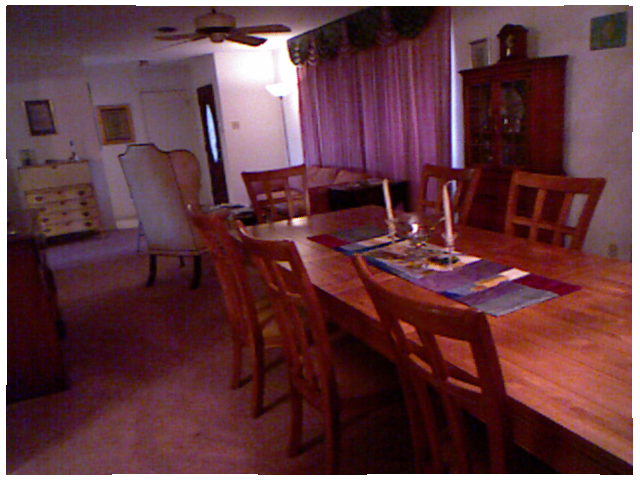
#> input picture pcl/拼接点云/color/1.png, 640 x 480 px; its folder holds only this picture in this run
$ python draw_car_line.py
#> lines starting #> are read from the running program, lines starting #| are printed output that depends on the picture; after the words box and inside, x2 and y2 are one past the last pixel; in counts of white or black regions, pixels touching at a corner belong together
### open3d/python/perceptionMagic/utils/yaml_reader.py
#!/usr/bin/env python
# -*- encoding: utf-8 -*-
'''
@filename    :yaml_reader.py
@brief       :yaml读取相关接口
@time        :2021/01/08 00:47:37
@author      :hscoder
@versions    :1.0
@email       :hscoder@163.com
@usage       :
Copyright (c) 2020. All rights reserved.Created by hanshuo
'''
import cv2
import yaml

def read_yaml_cv(yml_file , node_name_list):
    fs = cv2.FileStorage(yml_file, cv2.FILE_STORAGE_READ)
    mat_info = {}
    for name in node_name_list:
        fn = fs.getNode(name)
        mat_info[name] = fn.mat()

    return mat_info

# [5 lines left out: function read_yaml, not called in this run]

### open3d/python/perceptionMagic/utils/geometry_utils.py
#!/usr/bin/env python
# -*- encoding: utf-8 -*-
'''
@filename    :geometry_utils.py
@brief       :包含一些几何相关的接口
@time        :2021/01/08 12:02:57
@author      :hscoder
@versions    :1.0
@email       :hscoder@163.com
@usage       :
'''

import numpy as np
import cv2
from utils.cloud_filter import custom_filter


def project_Camera_3d_to_image(camera_3d_pt, calibration_info):
    '''
    将摄像机坐标系下的三维点投影到图像上
    '''
    # 自定义投影
    camera_3d_pt[:, :2] /= camera_3d_pt[:, 2]
    a = camera_3d_pt[:, 0]
    b = camera_3d_pt[:, 1]

    K = np.array(calibration_info['K'])
    C = np.array(calibration_info['C'])
    F = np.array(calibration_info['F'])

    r = np.sqrt(np.power(a, 2) + np.power(b, 2))

    # ad = np.multiply(
    #     a, (1 + np.multiply(K[0], np.power(r, 2)) + np.multiply(K[1], np.power(r, 4))))
    # bd = np.multiply(
    #     b, (1 + np.multiply(K[0], np.power(r, 2)) + np.multiply(K[1], np.power(r, 4))))

    pixel_x = (F[0] * a + C[0])
    pixel_y = (F[1] * b + C[1])

    pixel_list = np.hstack((pixel_x, pixel_y))

    return pixel_list


# [87 lines left out: functions project_Camera_3d_to_image_cv, scale_to_255, createMap, not called in this run]

### open3d/python/perceptionMagic/carline/draw_car_line.py
#!/usr/bin/env python
# -*- encoding: utf-8 -*-
'''
@filename    :draw_car_line.py
@brief       :绘制车道线
@time        :2020/11/11 01:01:59
@author      :hscoder
@versions    :1.0
@email       :hscoder@163.com
@usage       :
'''

import sys
from tqdm import tqdm
import numpy as np
import argparse
import shutil
import cv2
from glob import glob
import os

sys.path.append(os.path.join(os.path.dirname(os.path.abspath(__file__)), ".."))
from utils.yaml_reader import read_yaml_cv
from utils.geometry_utils import project_Camera_3d_to_image , project_Camera_3d_to_image_cv

current_file_dir = os.path.dirname(os.path.abspath(__file__))
exe_file_dir = os.path.abspath(os.path.join(current_file_dir , ".."))

class DrawCarLine(object):
    def __init__(self, calib_info):
        self.left_car_line, self.right_car_line = self.createCarline()
        self.left_car_line = np.matrix(self.left_car_line, dtype=np.float32)
        self.right_car_line = np.matrix(self.right_car_line, dtype=np.float32)
        self.calibration_info = self.parse_calibrate_result(calib_info)

        self.left_car_pts = project_Camera_3d_to_image(
            self.left_car_line, self.calibration_info)
        self.right_car_pts = project_Camera_3d_to_image(
            self.right_car_line, self.calibration_info)

        # self.left_car_pts = project_Camera_3d_to_image_cv(
        #     self.left_car_line, self.calibration_info)
        # self.right_car_pts = project_Camera_3d_to_image_cv(
        #     self.right_car_line, self.calibration_info)

    def createCarline(self):
        '''
        创建车道线
        '''
        left_car_line = []
        right_car_line = []
        left_car_line.append([-0.144, 0.04, 0.1])
        right_car_line.append([0.206, 0.04, 0.1])

        for i in range(1, 5):
            left_car_line.append([-0.144, 0.04, 0.5 * i])
            right_car_line.append([0.206, 0.04, 0.5 * i])
#> in main, img is the input picture: shape (480, 640, 3); mean B, G, R 63.3, 57.5, 98.9

        return left_car_line, right_car_line

    def parse_calibrate_result(self, yaml_res):
        # camera to lidar geometry transformation , 4 x 4
        T = yaml_res['extrinsic_matrix']

        # camera distcoeff
        K = yaml_res['dist_matrix'].flatten()
        camera_intrinsic = yaml_res['camera_matrix']

        T = np.matrix(T).reshape(4, 4)
        R_cl = T[0:3, :3]
        T_cl = T[0:3, 3]
        K = np.array(K)
        C = np.array([camera_intrinsic[0][2], camera_intrinsic[1][2]])
        F = np.array([camera_intrinsic[0][0], camera_intrinsic[1][1]])

        R_lc = R_cl.T
        T_lc = -R_lc * T_cl

        all_calibration_info = {}
        # 畸变系数
        all_calibration_info['K'] = K.tolist()
        # 像主点坐标
        all_calibration_info['C'] = C.tolist()
        # 焦距信息
        all_calibration_info['F'] = F.tolist()
        # lidar到相机的旋转矩阵
        all_calibration_info['R'] = R_lc.tolist()
        # lidar到相机的平移向量
        all_calibration_info['T'] = T_lc.tolist()

        return all_calibration_info

    def drawline(self, cv_img):
        left_start_x, left_start_y = self.left_car_pts[0].tolist()[0]
        left_end_x, left_end_y = self.left_car_pts[-1].tolist()[0]
        right_start_x, right_start_y = self.right_car_pts[0].tolist()[0]
        right_end_x, right_end_y = self.right_car_pts[-1].tolist()[0]

        cv2.line(cv_img, (int(left_start_x), int(left_start_y)),
                 (int(left_end_x), int(left_end_y)), (0, 0, 255), 2)
        cv2.line(cv_img, (int(right_start_x), int(right_start_y)),
                 (int(right_end_x), int(right_end_y)), (0, 0, 255), 2)
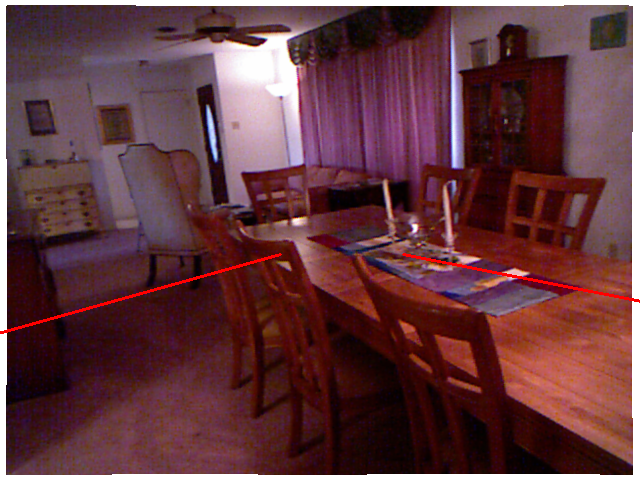
#> cv_img: shape (480, 640, 3); mean B, G, R 63.1, 57.3, 99.8

        for i in range(self.left_car_pts.shape[0]):
            left_pt_x, left_pt_y = self.left_car_pts[i].tolist()[0]
            right_pt_x, right_pt_y = self.right_car_pts[i].tolist()[0]

            cv2.line(cv_img, (int(left_pt_x), int(left_pt_y)),
                     (int(right_pt_x), int(right_pt_y)), (0, 0, 255), 1)
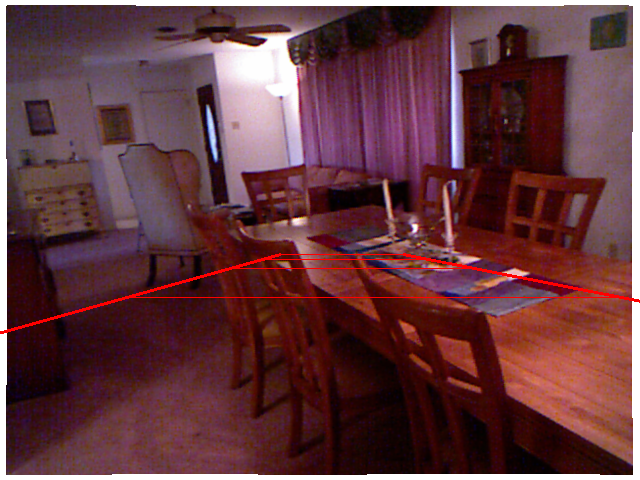
#> cv_img: shape (480, 640, 3); 0.32% of pixels changed, all inside (x1, y1, x2, y2) = (133, 254, 614, 298)

        return cv_img

    def getCarlineInfo(self):
        '''
        获取车道线信息
        '''
        return self.left_car_pts , self.right_car_pts


def main():
    parser = argparse.ArgumentParser()
    parser.add_argument("-i", "--input", help="input image dir",
                        default="/home/han/data/project/yolo-fastest/tof_data/color")
    parser.add_argument("-c", "--calib_config",
                        help="calibration file", default="{}/cfg/camera_param.yaml".format(exe_file_dir))
    parser.add_argument("-s", "--save", help='save dir', default="save_result")
    args = parser.parse_args()

    if os.path.exists(args.save):
        shutil.rmtree(args.save)
        os.mkdir(args.save)
    else:
        os.mkdir(args.save)

    image_lst = glob(args.input + "/*.png")
    image_lst.sort()
    res = read_yaml_cv(args.calib_config, [
                       "camera_matrix", "dist_matrix", "extrinsic_matrix"])

    car_line_object = DrawCarLine(res)

    for name in tqdm(image_lst):
        img = cv2.imread(name)
        car_line_object.drawline(img)

        new_name = os.path.join(args.save, os.path.basename(name))
        cv2.imshow("image", img)
        key = cv2.waitKey(0)
#> (key q is pressed here)
        if key == ord('q') & 0xff:
            break


if __name__ == '__main__':
    main()

$ run again, on pcl/拼接点云/color/5.png
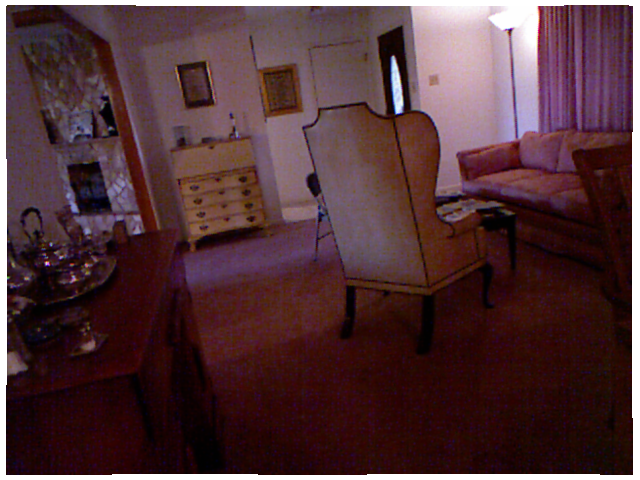
#> input picture pcl/拼接点云/color/5.png, 640 x 480 px
#> in main, img is the input picture: shape (480, 640, 3); mean B, G, R 56, 51.5, 81.3
#> in drawline, `cv2.line(cv_img, (int(right_start_x), int(right_start_y)), (int(right_..`:
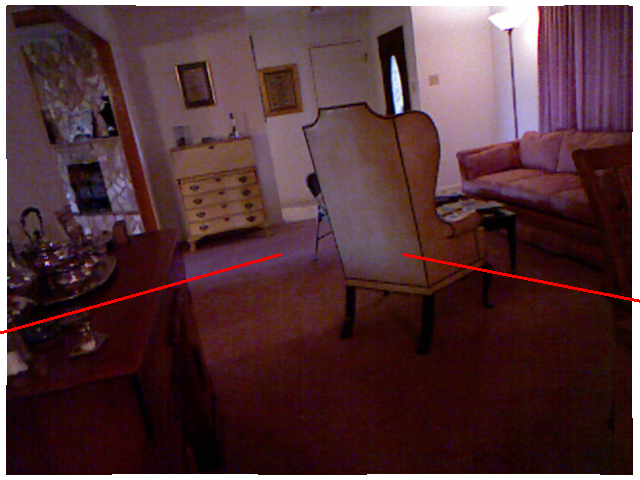
#> cv_img: shape (480, 640, 3); mean B, G, R 55.8, 51.3, 82.3
#> after the loop in drawline, `for i in range(self.left_car_pts.shape[0]):`:
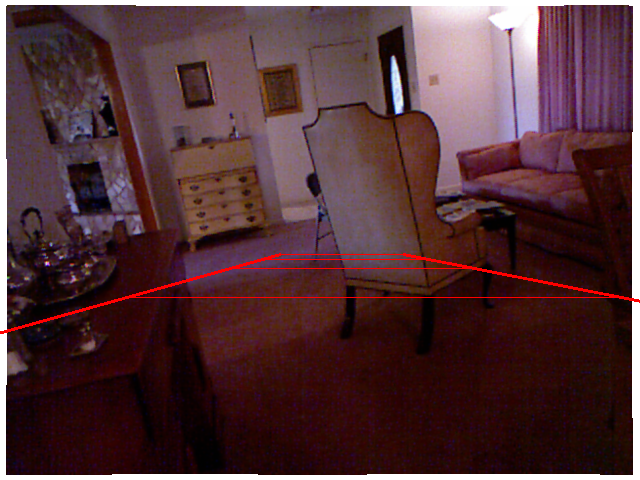
#> cv_img: shape (480, 640, 3); 0.32% of pixels changed, all inside (x1, y1, x2, y2) = (133, 254, 614, 298)

$ run again, on pcl/拼接点云/color/2.png
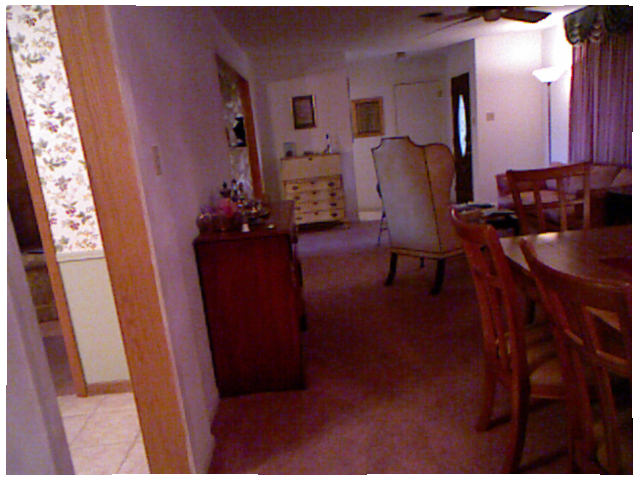
#> input picture pcl/拼接点云/color/2.png, 640 x 480 px
#> in main, img is the input picture: shape (480, 640, 3); mean B, G, R 77.9, 76.7, 114.8
#> in drawline, `cv2.line(cv_img, (int(right_start_x), int(right_start_y)), (int(right_..`:
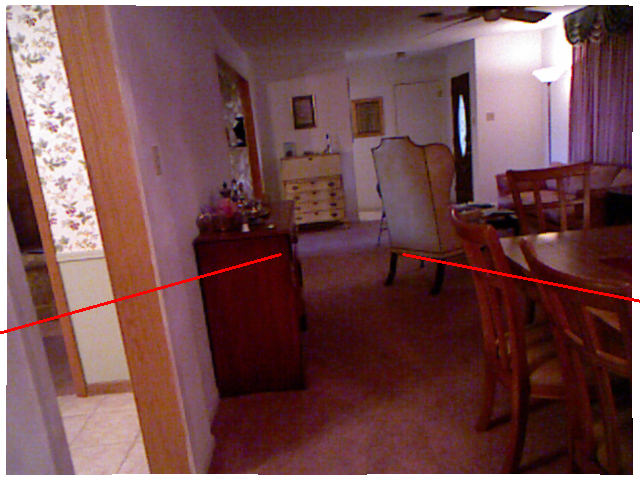
#> cv_img: shape (480, 640, 3); mean B, G, R 77.6, 76.5, 115.6
#> after the loop in drawline, `for i in range(self.left_car_pts.shape[0]):`:
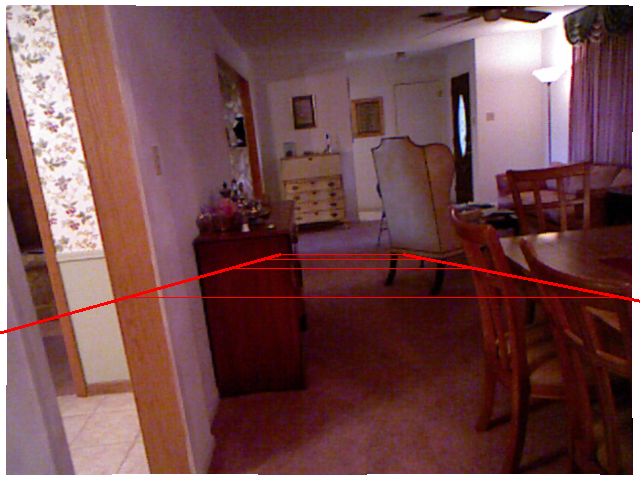
#> cv_img: shape (480, 640, 3); 0.32% of pixels changed, all inside (x1, y1, x2, y2) = (133, 254, 614, 298)

$ run again, on pcl/拼接点云/color/3.png
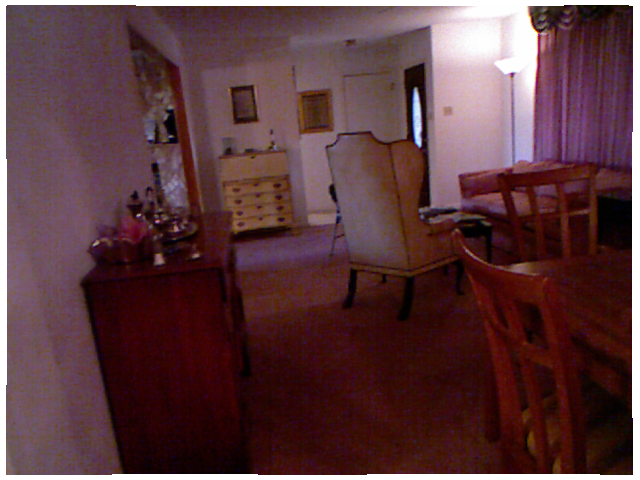
#> input picture pcl/拼接点云/color/3.png, 640 x 480 px
#> in main, img is the input picture: shape (480, 640, 3); mean B, G, R 61.9, 57.9, 91.5
#> in drawline, `cv2.line(cv_img, (int(right_start_x), int(right_start_y)), (int(right_..`:
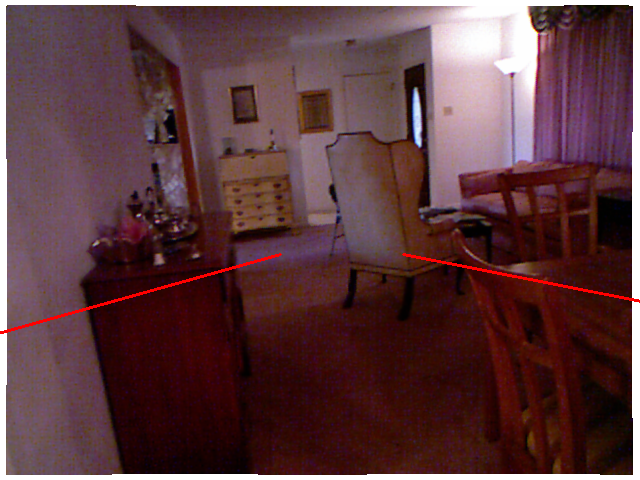
#> cv_img: shape (480, 640, 3); mean B, G, R 61.8, 57.7, 92.4
#> after the loop in drawline, `for i in range(self.left_car_pts.shape[0]):`:
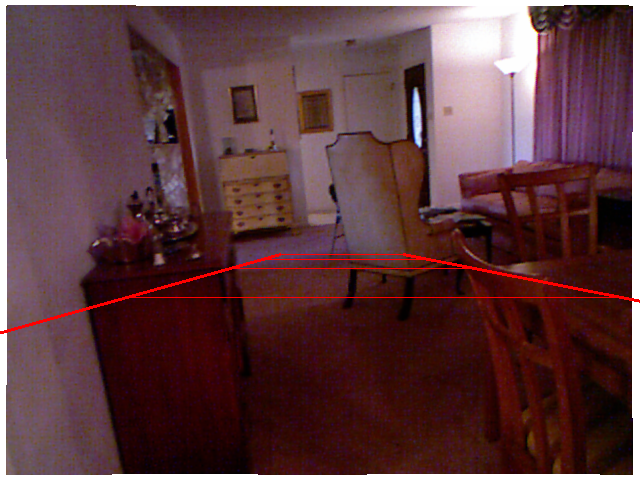
#> cv_img: shape (480, 640, 3); 0.32% of pixels changed, all inside (x1, y1, x2, y2) = (133, 254, 614, 298)

$ run again, on pcl/拼接点云/color/4.png
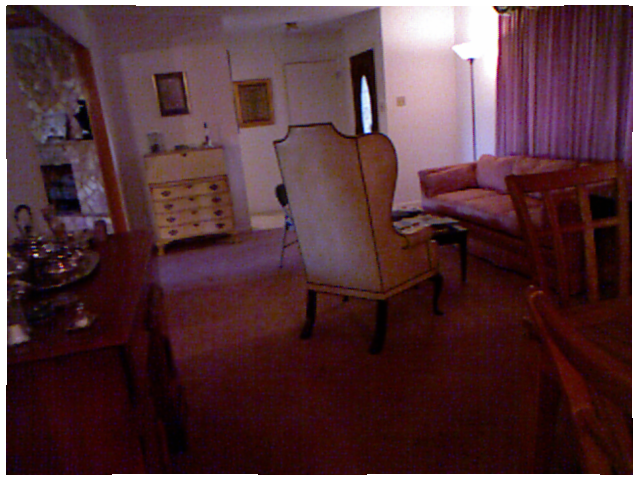
#> input picture pcl/拼接点云/color/4.png, 640 x 480 px
#> in main, img is the input picture: shape (480, 640, 3); mean B, G, R 57.7, 52.5, 84.4
#> in drawline, `cv2.line(cv_img, (int(right_start_x), int(right_start_y)), (int(right_..`:
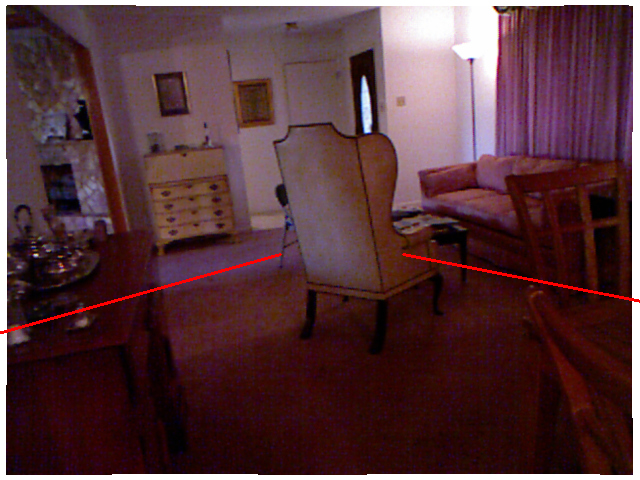
#> cv_img: shape (480, 640, 3); mean B, G, R 57.5, 52.4, 85.4
#> after the loop in drawline, `for i in range(self.left_car_pts.shape[0]):`:
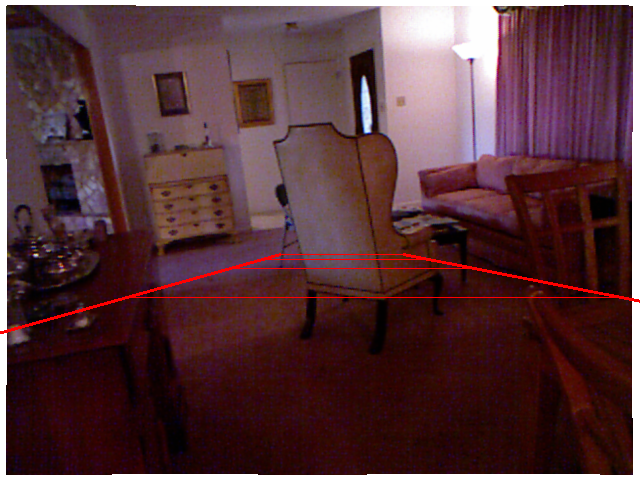
#> cv_img: shape (480, 640, 3); 0.32% of pixels changed, all inside (x1, y1, x2, y2) = (133, 254, 614, 298)
